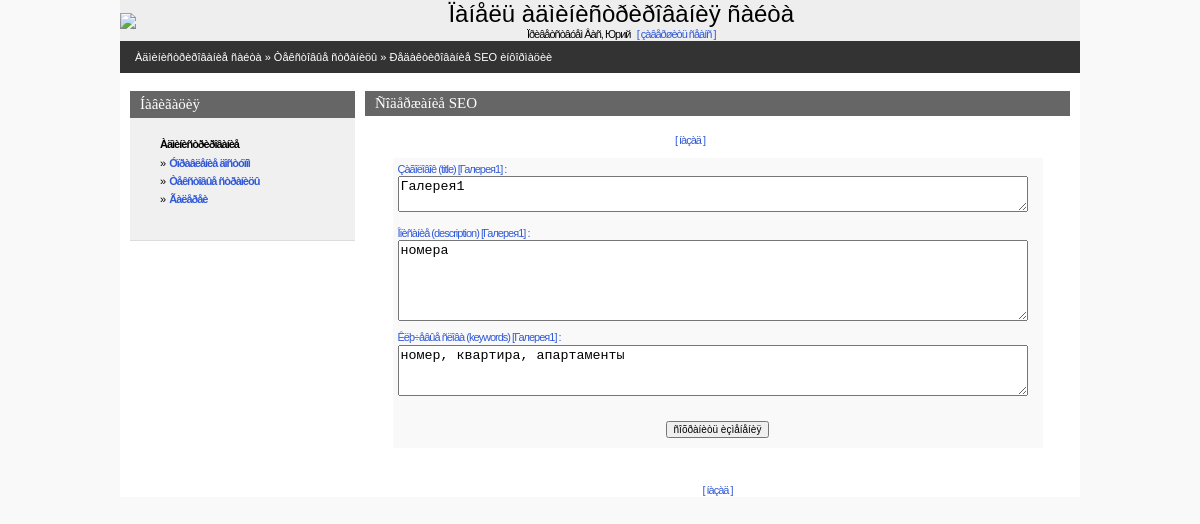
Screenshot of /admin/editseo.php?static_code=2 (signed in) with the database file from the repository.
### tables this page shows
CREATE TABLE IF NOT EXISTS `hotel_static` (
  `static_code` int(11) NOT NULL AUTO_INCREMENT,
  `static_title` varchar(200) NOT NULL DEFAULT '',
  `static_abstract` text NOT NULL COMMENT 'Краткий текст страницы',
  `static_text` text NOT NULL COMMENT 'Полный текст страницы',
  `static_seo_title` text,
  `static_seo_desc` text,
  `static_seo_key` text,
  `static_type` varchar(11) NOT NULL DEFAULT 'page' COMMENT 'Определает тип страницы (обычная страница или галерея)',
  PRIMARY KEY (`static_code`)
);

### admin/inc/connect.php (called while the page is built, shortened)
<?php
    $PHP_SELF=$_SERVER['PHP_SELF'];
?>

### admin/inc/const.php (called while the page is built, shortened)
<?php
    $PREFFIX="hotel";
?>

### admin/editseo.php (the view, shortened to what this page needs)
<?php
    include("inc/settings.php");
    include ("inc/head.php");
?>
<BODY>
<center>
<div class=mainbody>
<? include("inc/top.php");?>
<table Border=0 CellSpacing=0 CellPadding=0 width=100%>
  <tr><td  class=pageline>
     <div class=wmiddletext><a href="main.php">Àäìèíèñòðèðîâàíèå ñàéòà</a> &#187; Òåêñòîâûå ñòðàíèöû &#187; Ðåäàêòèðîâàíèå SEO èíôîðìàöèè</a></div>
  </td>
   <td width=200 class=pageline> <div class=wmiddletext>
  </td>
  </tr>
</table>
<?php
  $mainquery="SELECT static_code, static_seo_title, static_seo_desc, static_seo_key, static_title
              FROM  {$PREFFIX}_static
              WHERE static_code=$static_code";
  $mainres=mysql_query($mainquery) or die(mysql_error());
  list($static_code,$static_seo_title, $static_seo_desc, $static_seo_key, $static_title)=mysql_fetch_array($mainres);
?>
<table Border=0 CellSpacing=0 CellPadding=0 class=mainbody>
 <tr valign=top>
  <td width=10></td>
  <? include("inc/leftmenu.php"); ?>
  <td width=10></td>
  <td>
<table class=grayhead Border=0 CellSpacing=0 CellPadding=0>
 <tr class=normaltext>
  <td ><div ><h4> Ñîäåðæàíèå SEO </h4></div></td>
 </tr>
</table>
<br>
<table Border=0 CellSpacing=0 CellPadding=0 width=650>
      <tr><td class=lmenutext align=center><a href="statlist.php">[ íàçàä ]</a> <br>
</table>
<center>
     <form name=data action=<?=$PHP_SELF;?> method=POST>
<table Border=0 CellSpacing=0 CellPadding=0 width=650>
 <tr><td height=10></td></tr>
 <tr>
  <td bgcolor=#f9f9f9 style='padding:5px'>
  <table Border=0 CellSpacing=0 CellPadding=0>
   <tr><td class=lmenutext colspan=5><a>Çàãîëîâîê (title) [<?=$static_title;?>] :</a><br>
       <textarea name='static_seo_title' style="width:630px;" rows=2><?=$static_seo_title;?></textarea><p>
     </td></tr>
     <tr><td height=5></td></tr>
     <tr><td class=lmenutext colspan=5><a>Îïèñàíèå  (description) [<?=$static_title;?>] :</a><br>
       <textarea name='static_seo_desc' style="width:630px;" rows=5><?=$static_seo_desc;?></textarea><p>
     </td></tr>
     <tr><td class=lmenutext colspan=5><a>Êëþ÷åâûå ñëîâà (keywords) [<?=$static_title;?>] :</a><br>
       <textarea name='static_seo_key' style="width:630px;" rows=3><?=$static_seo_key;?></textarea><p>
     </td></tr>
  </table>
  </td>
 </tr>
 <tr><td height=10 bgcolor=#f9f9f9 height=0></td></tr>
 <tr><td bgcolor=#f9f9f9 ><center><input type=submit class=smalltext value='ñîõðàíèòü èçìåíåíèÿ' )></td></tr>
 <tr><td height=10 bgcolor=#f9f9f9 height=0></td></tr>
 <tr><td height=10 height=0></td></tr>
</table>
 </form>
<table Border=0 CellSpacing=0 CellPadding=0 width=650>
 <tr><td height=10></td></tr>
    <tr><td class=lmenutext align=center><a href="statlist.php">[ íàçàä ]</a> <br>
</table>
</center>
  </td>
    <td width=10></td>
</tr>
</table>
</div>
</center>
</BODY>
</HTML>

### admin/css/styles.css (style rules this page uses)
body { padding:0px; margin:0px; background-color:#f9f9f9; }
a { text-decoration : none; color: #3059D6; }
.mainbody { width:960px; background-color:#ffffff; }
.pageline { height:32px; background-color:#333333; padding-left:15px; }
.grayhead { width:100%; height:25px; padding-left:10px; padding-right:10px; background-color:#666666; }
.lmenutext { text-decoration:none; letter-spacing: -1px; line-height:10pt; margin-left:10px; margin-right:10px; margin-top:3px; margin-bottom:3px; font-size:11px; font-family: Verdana,Arial,Helvetica,Sans-serif,Tahoma,Pragmatica; }
H4 { text-decoration:none; font-weight:normal; color:#ffffff; padding:0; margin:0; font-family: Verdana; font-size : 15px; }
.normaltext { text-decoration:none; color:#000066; font-family:Verdana, Tahoma, Arial, Helvetica, Sans-serif, Pragmatica; font-size:12px; }
.smalltext { text-decoration:none; color:#000000; font-family:Verdana, Tahoma, Arial, Helvetica, Sans-serif, Pragmatica; font-size:10px; }
.wmiddletext { text-decoration:none; color:#ffffff; font-family:Verdana, Tahoma, Arial, Helvetica, Sans-serif, Pragmatica; font-size:11px; }
.wmiddletext a { text-decoration:none; color:#ffffff; }

### rows the page displays
hotel_static: static_title "Галерея1", static_seo_title "Галерея1", static_seo_desc "номера", static_seo_key "номер, квартира, апартаменты"

### other values shown
$REGUSER["name"] "Юрий"
